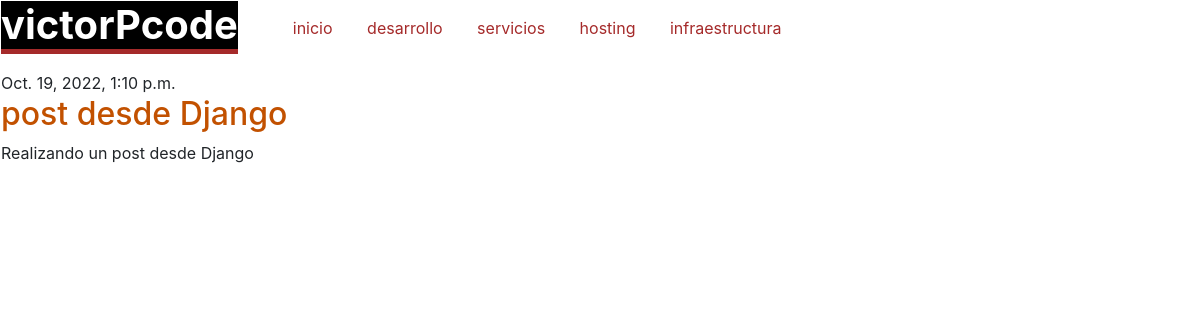
Page /post/2/ on the earlier database version.
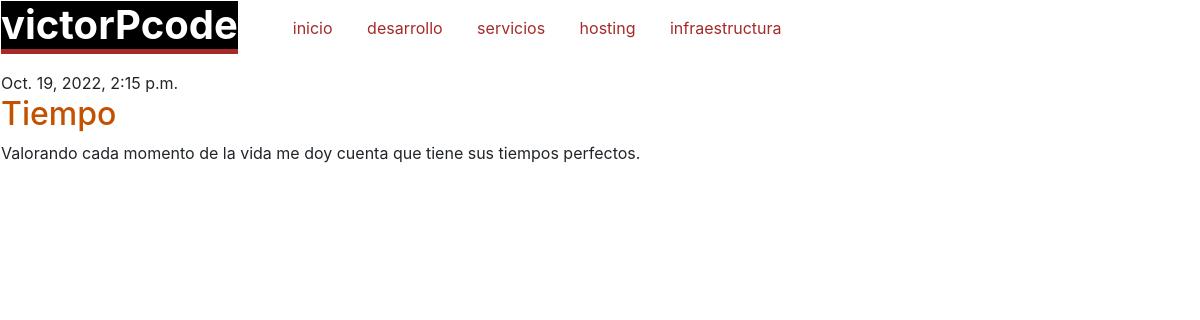
Same page on the later database version.
### blog/models.py (models this page shows, shortened)
class Post(models.Model):
    author = models.ForeignKey(settings.AUTH_USER_MODEL, on_delete=models.CASCADE)
    title = models.CharField(max_length=200)
    text = models.TextField()
    created_date = models.DateTimeField(default=timezone.now)
    published_date = models.DateTimeField(blank=True, null=True)

### blog/views.py (the view)
# urls.py: path('post/<int:pk>/', views.post_detail, name='post_detail'),
def post_detail(request, pk):
    post = get_object_or_404(Post, pk=pk)
    return render(request, 'blog/post_detail.html', {'post': post})

### blog/templates/blog/post_detail.html (shortened to what this page needs)
{% extends 'blog/base.html' %}
{% block content %}
<main>
    <article class="post">
        {% if post.published_date %}
            <time class="date">
                {{ post.published_date }}
            </time>
        {% endif %}
        <h2 style="color: #C25100;">{{ post.title }}</h2>
        <p>{{ post.text|linebreaksbr }}</p>
    </article>
</main>
{% endblock %}

### blog/templates/blog/base.html (shortened to what this page needs)
{%load static%}
<!DOCTYPE html>
<html lang="en">
<head>
    <link rel="stylesheet" href="https://cdn.jsdelivr.net/npm/bootstrap@4.6.1/dist/css/bootstrap.min.css">
    <link rel="stylesheet" href="{% static 'css/index.css' %}">
</head>
<body style="margin: 1px;">
    <header>
        <h1>victorPcode</h1>
    </header>
    <nav class="nav">
        <ul>
            <li><a href="/">inicio</a></li>
            <li><a href="/">desarrollo</a></li>
            <li><a href="/">servicios</a></li>
            <li><a href="/">hosting</a></li>
            <li><a href="/">infraestructura</a></li>
        </ul>
    </nav>
    {% block content %}
    {% endblock %}
</body>
</html>

### blog/static/css/index.css (style rules this page uses)
header h1 { font-weight: bold; border-bottom: 5px solid brown; float: inline-start; background-color: black; color: white; cursor:crosshair; }
.nav ul li { text-decoration: none; list-style: none; display: inline-flex; }
.nav ul li a { text-decoration: none; color: brown; margin: 0; padding: 15px; }

### blog/templates/blog/base.html (style rules this page uses)
header h1 { font-weight: bold; border-bottom: 5px solid brown; float: inline-start; background-color: black; color: white; cursor:crosshair; }
.nav ul li { text-decoration: none; list-style: none; display: inline-flex; }
.nav ul li a { text-decoration: none; color: brown; margin: 0; padding: 15px; }

Differences in the rows shown:
changed Post: published_date "Oct. 19, 2022, 1:10 p.m." → "Oct. 19, 2022, 2:15 p.m."; title "post desde Django" → "Tiempo"; text "Realizando un post desde Django" → "Valorando cada momento de la vida me doy cuenta que tiene sus tiempos perfectos."
